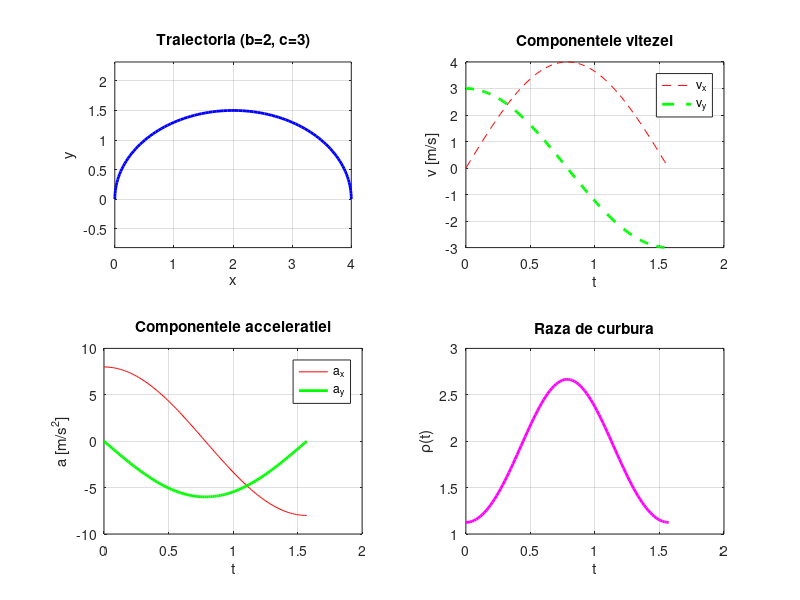
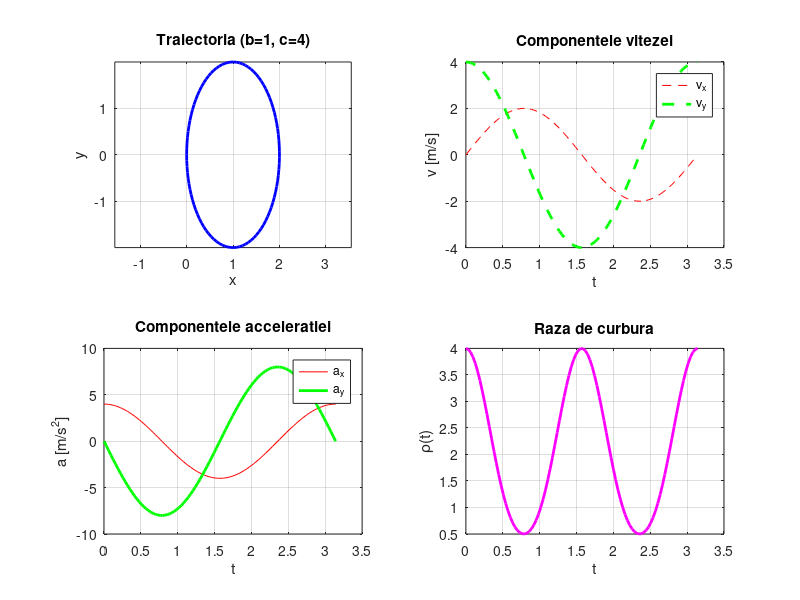

The MATLAB script that drew these images, in order:
% Date de testare
cazuri = {
    struct('t', linspace(0, pi/2, 100), 'b', 2, 'c', 3),
    struct('t', linspace(0, pi, 100),   'b', 1, 'c', 4)
};

for i = 1:length(cazuri)
    % Extragem parametrii pentru cazul curent
    t = cazuri{i}.t;
    b = cazuri{i}.b;
    c = cazuri{i}.c;

    % Pozitie
    x = 2*b*sin(t).^2;
    y = c*sin(t).*cos(t);

    % Viteza
    vx = 4*b*sin(t).*cos(t);
    vy = c*cos(2*t);

    % Acceleratie
    ax = 4*b*cos(2*t);
    ay = -2*c*sin(2*t);

    % Modulul vitezei si raza de curbura
    v_mod = sqrt(vx.^2 + vy.^2);
    numarator = v_mod.^3;
    numitor = abs(vx.*ay - vy.*ax);
    rho = numarator ./ numitor;

    figure;

    % Traiectorie
    subplot(2,2,1);
    plot(x, y, 'b', 'LineWidth', 2);
    title(['Traiectoria (b=' num2str(b) ', c=' num2str(c) ')']);
    xlabel('x'); ylabel('y');
    axis equal; grid on;

    % Viteza
    subplot(2,2,2);
    plot(t, vx, 'r--', t, vy, 'g--', 'LineWidth', 2);
    legend('v_x', 'v_y');
    title('Componentele vitezei');
    xlabel('t'); ylabel('v [m/s]');
    grid on;

    % Acceleratie
    subplot(2,2,3);
    plot(t, ax, 'r', t, ay, 'g', 'LineWidth', 2);
    legend('a_x', 'a_y');
    title('Componentele acceleratiei');
    xlabel('t'); ylabel('a [m/s^2]');
    grid on;

    % Raza de curbura
    subplot(2,2,4);
    plot(t, rho, 'm', 'LineWidth', 2);
    title('Raza de curbura');
    xlabel('t'); ylabel('\rho(t)');
    grid on;
end
